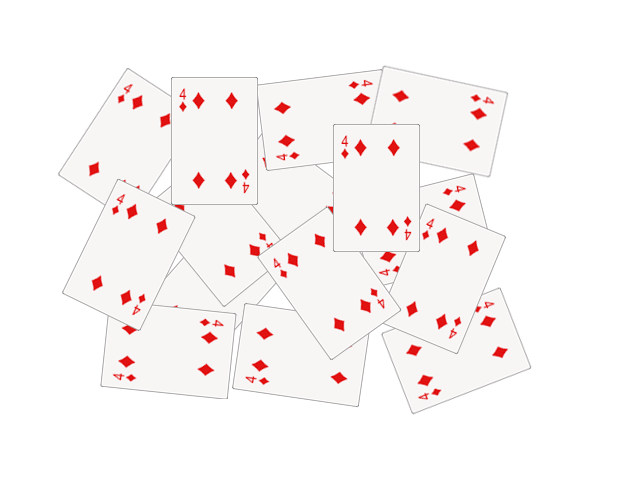
#> input picture data/cards.png, 640 x 480 px
$ python course_09.py
#> lines starting #> are read from the running program, lines starting #| are printed output that depends on the picture
import cv2 as cv
import numpy as np

# 图像梯度 边缘检测
img = cv.imread("data/cards.png")
#> img is the input picture: shape (480, 640, 3); mean B, G, R 245.8, 245.8, 250.7

# laplacian算子
laplacian = cv.Laplacian(img, -1)       # ddepth图像深度，即输出图像的数据类型
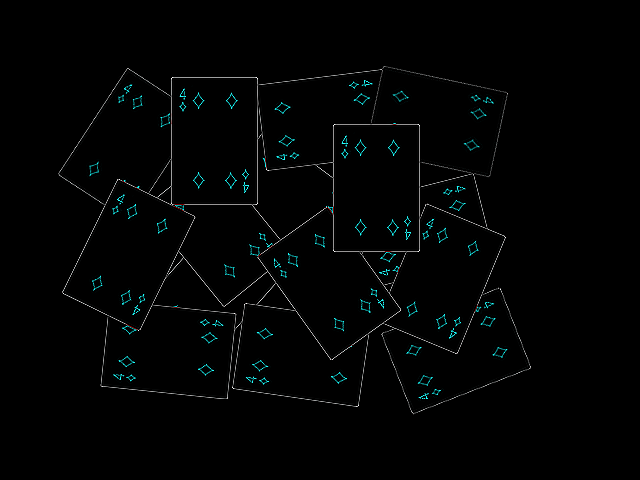
#> laplacian: shape (480, 640, 3); mean B, G, R 3.5, 3.5, 2.1
cv.imshow("laplacian_demo", laplacian)

# sobel算子
sobelX = cv.Sobel(img, -1, 1, 0, ksize=5)   # 在x方向求导
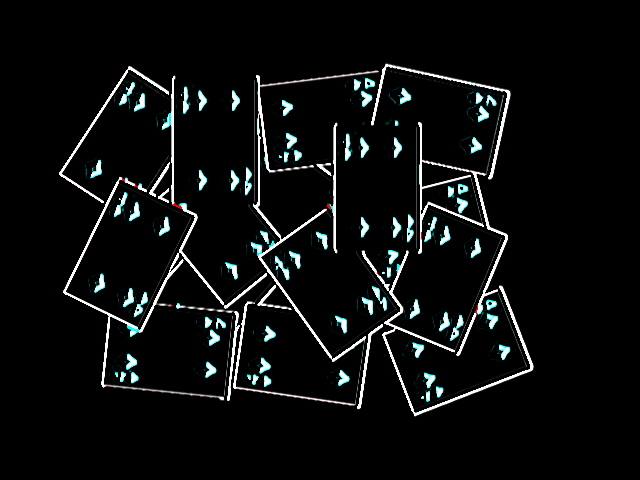
#> sobelX: shape (480, 640, 3); mean B, G, R 14.4, 14.4, 12.4
cv.imshow("sobelX_demo", sobelX)
sobelY = cv.Sobel(img, -1, 0, 1,ksize=5)    # 在y方向求导
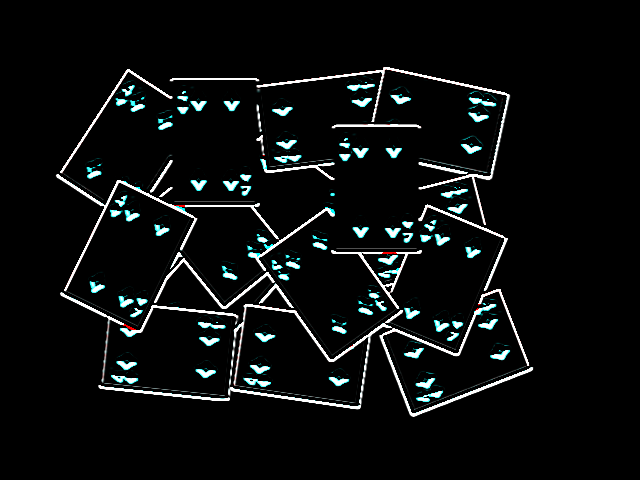
#> sobelY: shape (480, 640, 3); mean B, G, R 14.4, 14.4, 12.3
cv.imshow("sobelY_demo", sobelY)


cv.waitKey()
cv.destroyAllWindows()
